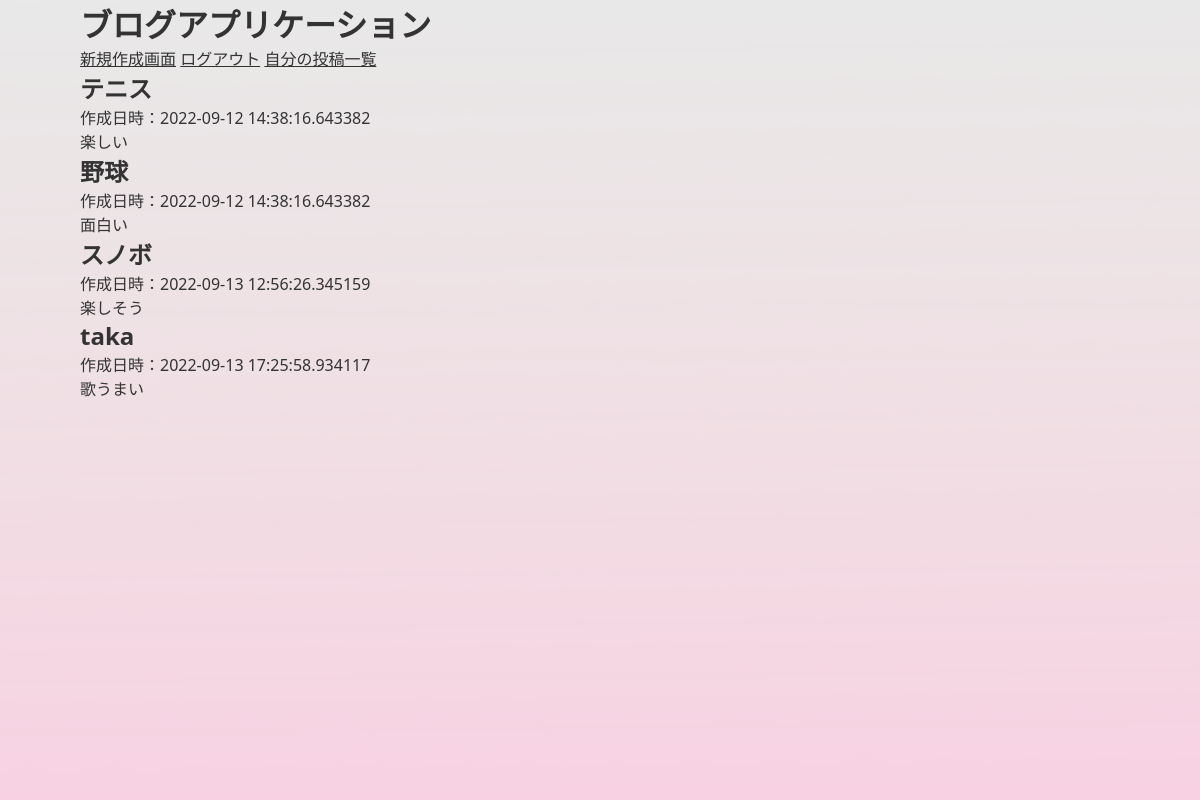
Before: / (signed in) with the older database file.
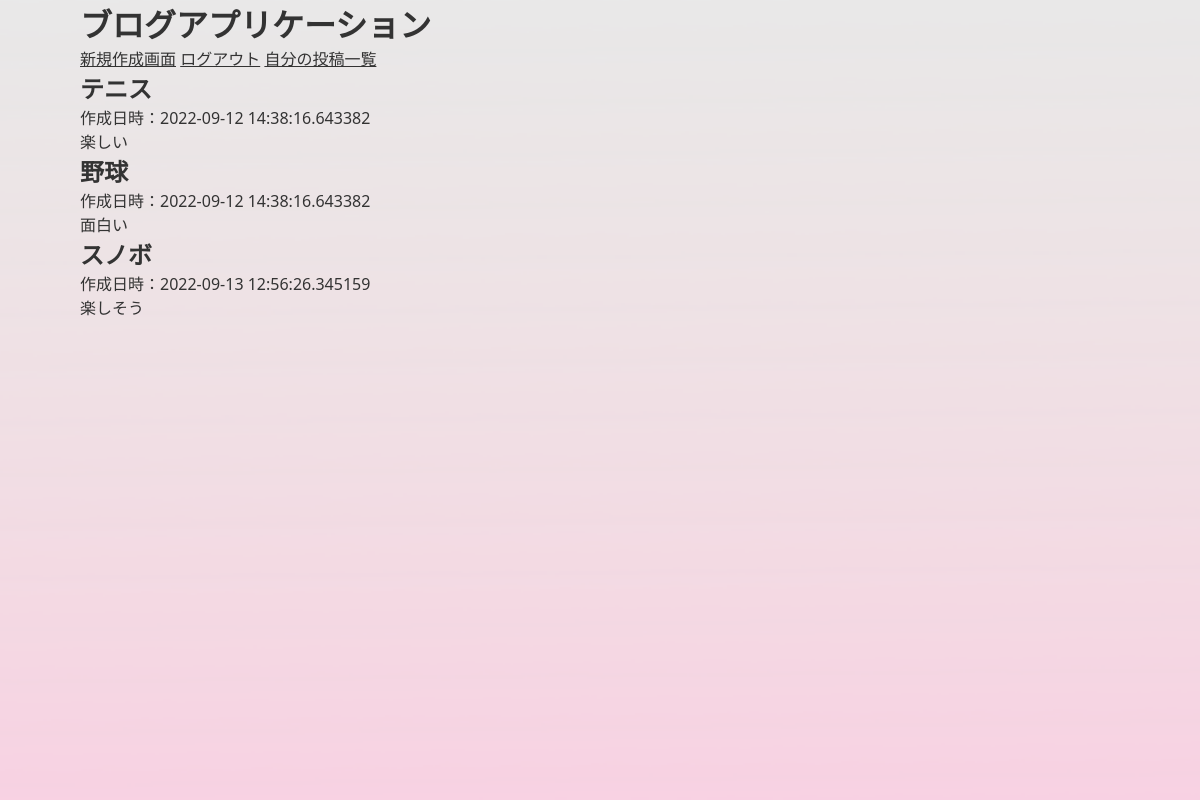
After: the same page with the newer database file.
### app.py (models this page shows)
class BlogArticle(db.Model):
    __tablename__ = 'BlogArticle'
    id = db.Column(db.Integer, primary_key=True)
    title = db.Column(db.String(50), nullable=False)
    body = db.Column(db.String(500), nullable=False)
    created_at = db.Column(db.DateTime, nullable=False, default=datetime.now(pytz.timezone('Asia/Tokyo')))
    user_id = db.Column(db.Integer, db.ForeignKey('users.id'), nullable=False)

### app.py (the view)
@app.route('/', methods=['GET'])
def blog():
    if current_user.is_authenticated:
        if request.method == 'GET':
            blogarticles = BlogArticle.query.all()
            return render_template('index.html', blogarticles=blogarticles)
    else:
        return redirect('/login')

### app.py (called while the page is built)
@login_manager.user_loader
def load_user(user_id):
    return User.query.get(int(user_id))

### templates/index.html
{% extends 'base.html' %}
{% block content %}
<div class="contents">
    <div class="content">
        <h1>ブログアプリケーション</h1>
    <a href="/create" role="button">新規作成画面</a>
    <a href="/logout" role="button">ログアウト</a>
    <a href="/user/show" role="button">自分の投稿一覧</a>
    {% for blogarticle in blogarticles %}
    <article>
        <h2>{{ blogarticle.title }}</h2>
        <p>作成日時：{{ blogarticle.created_at }}</p>
        <p>{{ blogarticle.body }}</p>
    </article>
    {% endfor %}
    </div>
</div>
{% endblock %}

### templates/base.html (shortened to what this page needs)
<!DOCTYPE html>
<html>
    <head>
        <link rel="stylesheet" href="../static/css/slick-theme.css">
        <link rel="stylesheet" href="../static/css/slick.css">
        <link href="../static/css/styles.css" rel="stylesheet">
    </head>
    <body>
        {% block content %}
        {% endblock %}
    </body>
</html>

### static/css/styles.css (style rules this page uses)
html, body, ul, ol, li, h1, h2, h3, h4, h5, h6, p, form, input, div { margin: 0; padding: 0; }
* { box-sizing: border-box; font-family: "Noto Sans", "游ゴシック Medium", YuGothic, "游ゴシック体", "ヒラギノ角ゴ Pro W3", "メイリオ", sans-serif; color: #333; }
.contents { background-image:url("../../static/photo/photostudio-8-designify.png"); min-height: 100vh; background-size: cover; }
.content { width: 1040px; margin: 0 auto; }

Changed rows visible on the page:
removed BlogArticle: title "taka", created_at "2022-09-13 17:25:58.934117", body "歌うまい"
